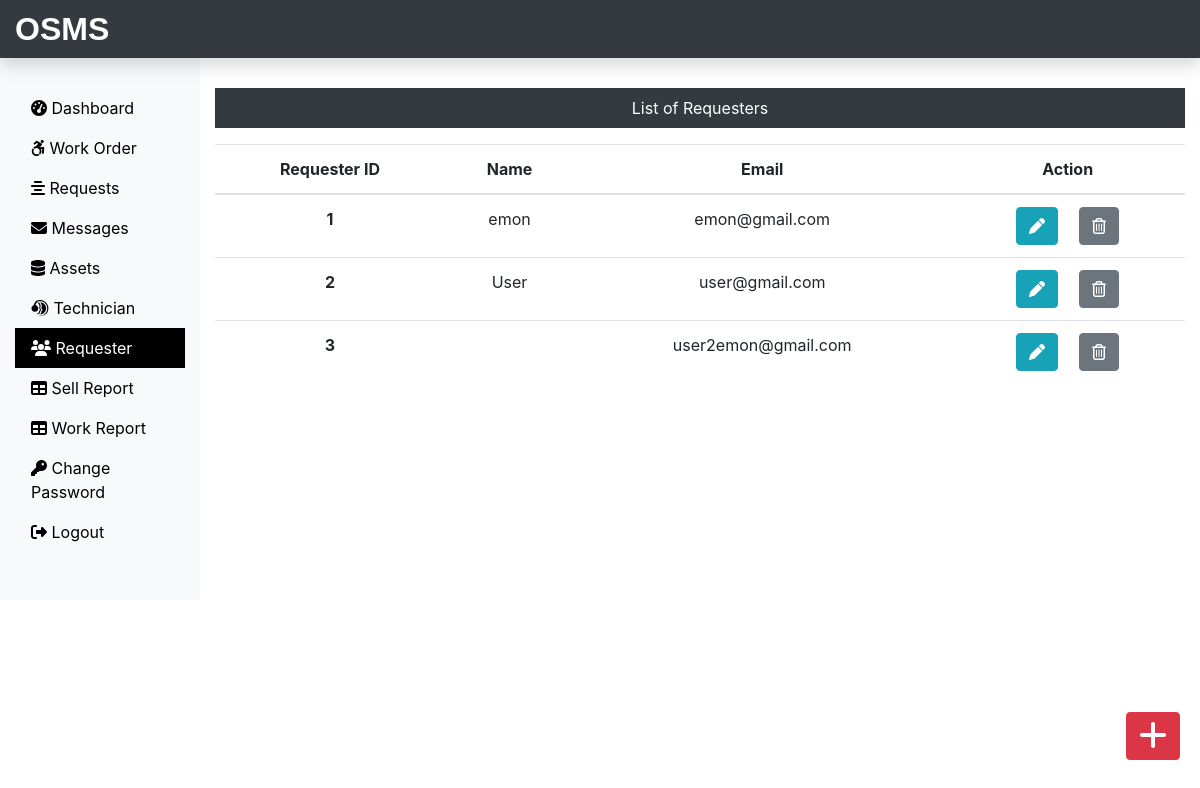
/Admin/requester.php (signed in), run on the app's committed database.
### tables this page shows
CREATE TABLE `requesterlogin_tb` (
  `r_login_id` int(11) NOT NULL,
  `r_name` varchar(60) NOT NULL,
  `r_email` varchar(60) NOT NULL,
  `r_password` varchar(60) NOT NULL
);

### Admin/requester.php (the view, shortened to what this page needs)
<?php
include('includes/header.php');
include('../dbConnection.php');
?>
<div class="col-sm-9 col-md-10 mt-5 text-center">
  <p class=" bg-dark text-white p-2">List of Requesters</p>
  <?php
    $sql = "SELECT * FROM requesterlogin_tb";
    $result = $conn->query($sql);
    if($result->num_rows > 0){
 echo '<table class="table">
  <thead>
   <tr>
    <th scope="col">Requester ID</th>
    <th scope="col">Name</th>
    <th scope="col">Email</th>
    <th scope="col">Action</th>
   </tr>
  </thead>
  <tbody>';
  while($row = $result->fetch_assoc()){
   echo '<tr>';
    echo '<th scope="row">'.$row["r_login_id"].'</th>';
    echo '<td>'. $row["r_name"].'</td>';
    echo '<td>'.$row["r_email"].'</td>';
    echo '<td><form action="editreq.php" method="POST" class="d-inline"> <input type="hidden" name="id" value='. $row["r_login_id"] .'><button type="submit" class="btn btn-info mr-3" name="view" value="View"><i class="fas fa-pen"></i></button></form>
    <form action="" method="POST" class="d-inline"><input type="hidden" name="id" value='. $row["r_login_id"] .'><button type="submit" class="btn btn-secondary" name="delete" value="Delete"><i class="far fa-trash-alt"></i></button></form></td>
   </tr>';
  }
 echo '</tbody>
 </table>';
} else {
  echo "0 Result";
}
?>
</div>
</div>
<div><a class="btn btn-danger box" href="insertreq.php"><i class="fas fa-plus fa-2x"></i></a>
</div>
</div>
<?php
include('includes/footer.php');
?>

### css/custom.css (style rules this page uses)
a { color: black; }
.box { position: fixed; bottom: 10px; right: 20px; margin-bottom: 30px; }

### data on the page
requesterlogin_tb: r_login_id "1", r_name "emon", r_email "emon@gmail.com"
requesterlogin_tb: r_login_id "2", r_name "User", r_email "user@gmail.com"
requesterlogin_tb: r_login_id "3", r_email "user2emon@gmail.com"
